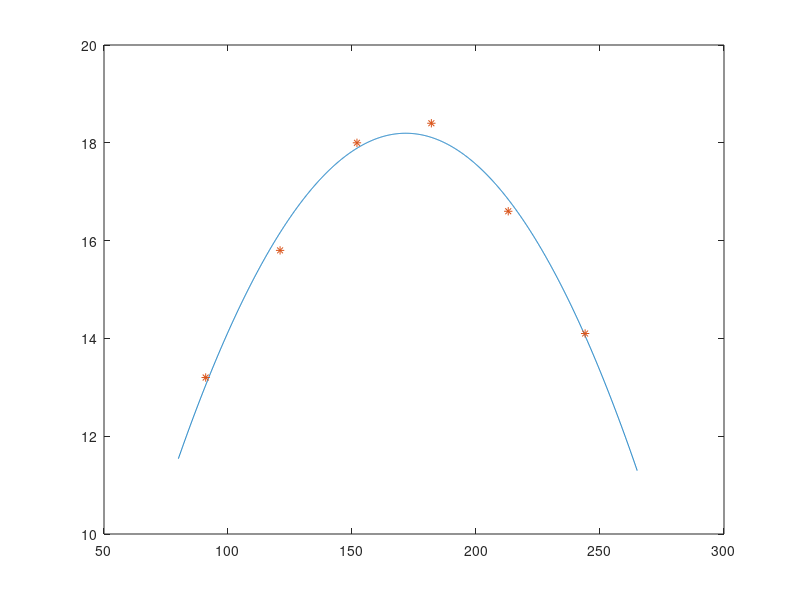

Source code (MATLAB):
%Uppgift 2a

format compact
%Indata
x = [91, 121, 152, 182, 213, 244]';
y = [13.2, 15.8, 18.0, 18.4, 16.6, 14.1]';

%Berakning
A = [ones(size(x)) x x.^2];
c = A\y;

%Presentation
xp = 80 : 0.1 : 265;
yp = (xp.^2)*c(3) + xp.*c(2) + c(1);

%Plottar resultaten
plot(xp, yp, x, y, '*')